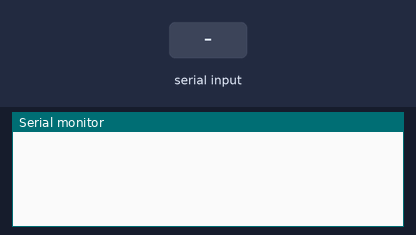
Simulated run of this sketch. Board: Arduino Micro, built with avr-gcc and run on an emulated ATmega32U4. Shown: the last lines printed to the serial monitor. Inputs (shaded band) come from the test bench. USB keyboard and mouse output is not drawn.

Above: at 1.2 s.
1.3 s: "m\n" received over Serial
At 3.1 s:
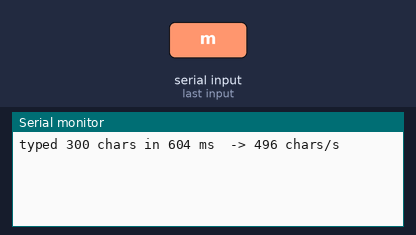
3.4 s: "a\n" received over Serial
At 4.2 s:
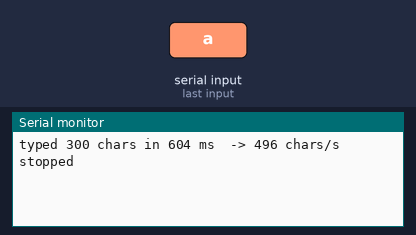
4.9 s: byte 109 ('m') received over Serial
At 5.9 s:
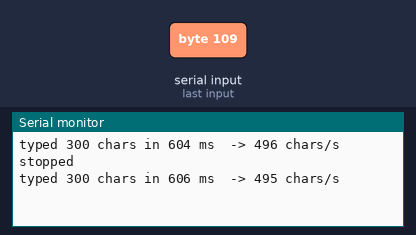

Measured:
- after the input at 1.3 s, the serial monitor: prints a new line after 0.60 s (image 1)
- after the input at 3.4 s, the serial monitor: prints a new line at once (image 2)
- after the input at 4.9 s, the serial monitor: prints a new line after 0.60 s (image 3)

The sketch:

meow_hid.ino
```cpp
/*
 * meow_hid.ino -- silly-cat as a USB HID keyboard (Arduino Micro / 32U4).
 *
 * The point: plug the board into ANY computer (Mac/Windows/Linux) and it types
 * the cat into whatever text field has focus -- zero host software, because
 * every OS accepts a USB keyboard with no driver. It is ALSO a serial port
 * (composite USB), which this sketch uses for two things:
 *   - timing telemetry (how long a frame takes to "type")
 *   - a safety gate: it does NOT type on boot, only on a serial command, so
 *     testing it on a live machine can't spray keystrokes into random windows.
 *
 * Honest limits, by construction:
 *   - HID sends US-layout scancodes; punctuation (@ # = etc.) lands on
 *     different glyphs on AZERTY/QWERTZ hosts. This is US-layout-primary.
 *   - a keyboard can't address the screen, so "animation" = clear the field
 *     (Ctrl+A, Delete) and retype. Throughput is the whole question -> measure.
 *
 * Serial commands (115200):
 *   'm'  type ONE frame, report "typed N chars in T ms"
 *   'a'  animate: clear+retype frames until any other byte arrives
 *   's'  stop
 */

#include "catmin_avr.h"
#include <Keyboard.h>

#define ROWS (CAT_D / 4)   /* 12 */
#define COLS (CAT_D / 2)   /* 24 */

/* US-layout ramp, 9 shades for the 0..8 pixels lit in a 2x4 block. */
static const char RAMP[9] = { ' ', '.', ':', '-', '=', '+', '*', '#', '@' };

static unsigned char getpx(unsigned int base, unsigned char y, unsigned char x)
{
    unsigned int i = (unsigned int)y * CAT_D + x;
    unsigned char byte = CAT_RD_BYTE(&cat_bits[base + (i >> 3)]);
    return (byte >> (7 - (i & 7))) & 1;
}

/* Type one frame into the focused field. Returns keystrokes sent. */
static unsigned int type_frame(unsigned int base)
{
    unsigned char cy, cx, dy, dx;
    unsigned int keys = 0;
    for (cy = 0; cy < ROWS; cy++) {
        for (cx = 0; cx < COLS; cx++) {
            unsigned char lit = 0;
            for (dy = 0; dy < 4; dy++)
                for (dx = 0; dx < 2; dx++)
                    lit += getpx(base, cy * 4 + dy, cx * 2 + dx);
            Keyboard.write(RAMP[lit]);
            keys++;
        }
        Keyboard.write('\n');
        keys++;
    }
    return keys;
}

/* Clear the text field so the next frame overwrites in place. */
static void clear_field(void)
{
    Keyboard.press(KEY_LEFT_CTRL);
    Keyboard.press('a');
    delay(15);
    Keyboard.releaseAll();
    delay(15);
    Keyboard.write(KEY_DELETE);
}

/* Product mode: type the cat on boot into whatever window has focus, with no
 * serial command -- the actual "plug into any computer and it appears" build.
 * Left OFF by default so testing on a live machine can't spray keystrokes.
 * Flip to 1 (or compile with -DTYPE_ON_BOOT=1) for the deployable version. */
#ifndef TYPE_ON_BOOT
#define TYPE_ON_BOOT 0
#endif

static void animate(void)
{
    unsigned char f = 0;
    while (!Serial.available()) {          /* any serial byte stops it */
        clear_field();
        type_frame((unsigned int)f * CAT_BPF);
        delay(CAT_RD_WORD(&cat_ms[f]));
        f = (f + 1) % CAT_NF;
    }
    Serial.println(F("stopped"));
}

void setup(void)
{
    Serial.begin(115200);
    Keyboard.begin();
#if TYPE_ON_BOOT
    delay(3000);      /* let USB enumerate + the user focus a text field */
    animate();
#endif
}

void loop(void)
{
    if (!Serial.available()) return;
    char c = Serial.read();

    if (c == 'm') {
        unsigned long t0 = millis();
        unsigned int keys = type_frame(0);
        unsigned long dt = millis() - t0;
        Serial.print(F("typed "));
        Serial.print(keys);
        Serial.print(F(" chars in "));
        Serial.print(dt);
        Serial.print(F(" ms  -> "));
        Serial.print((unsigned int)((unsigned long)keys * 1000UL / (dt ? dt : 1)));
        Serial.println(F(" chars/s"));
    } else if (c == 'a') {
        animate();
    }
}
```

Source omitted: catmin_avr.h (data table, 6984 bytes)
